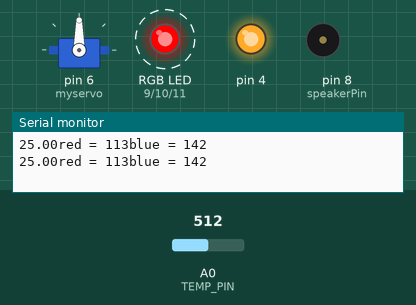
Simulated run of this sketch. Board: Arduino Uno, built with avr-gcc and run on an emulated ATmega328P. Shown: servo, an RGB LED mixed from three pins (HIGH = lit), output pins drawn as LEDs (lit = HIGH), buzzer (waves = sounding), the last lines printed to the serial monitor. Dashed ring = blinking. The inputs (shaded band) are chosen by the test bench; at power-on: A0 (TEMP_PIN) = 512. Dim RGB values are drawn brighter than linear.

Above: at 1.7 s.
1.8 s: A0 (TEMP_PIN) set to 716
At 2.1 s:
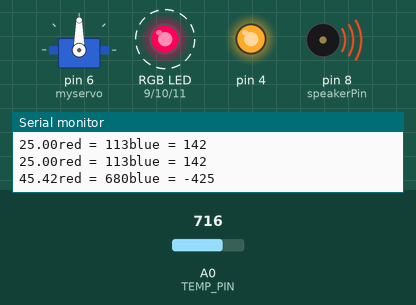
5.3 s: A0 (TEMP_PIN) set to 900
8.8 s: A0 (TEMP_PIN) set to 1023
12.3 s: A0 (TEMP_PIN) set to 511
At 12.97 s:
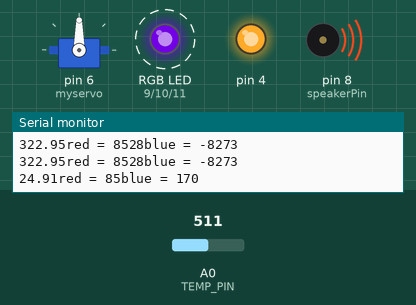
Timing chart, 0 to 17.3 s (numbered marks = the images above; inputs shaded):
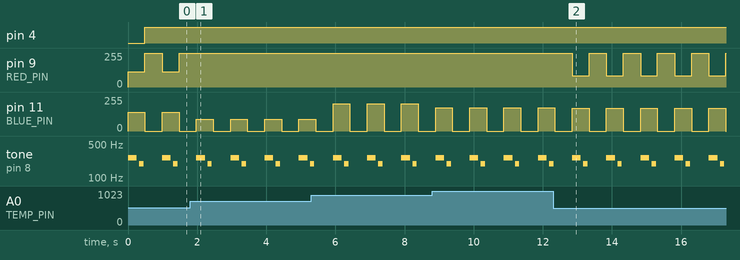

Measured:
- after the input at 1.8 s, pin 9 (RED_PIN): stops changing and stays 255/255
- after the input at 12.3 s, pin 9 (RED_PIN): alternates 255/255 for 0.50 s and 85/255 for 0.49 s, starting after 0.55 s
- by itself, pin 9 (RED_PIN): alternates 255/255 for 0.50 s and 113/255 for 0.49 s
- by itself, pin 11 (BLUE_PIN): alternates 170/255 for 0.49 s and 0/255 for 0.50 s
- by itself, tone on pin 8 (speakerPin): repeats every 0.99 s: 262 Hz 0.25 s, silent 0.08 s, 196 Hz 0.13 s, silent 0.54 s

The sketch:

temp_light_speaker_FINAL.ino
```cpp
/* This program sounds an alarm, flashes the RGB LED red, and spins the roatitonal motor when the thermister reads a temperature over 24 degrees or under 20 degrees C.
This code was primarily taken from Arduino examples and modified for our project.
By Matty and Sarah */

 //assigns inputs to their appropriate ports
#define TEMP_PIN A0
#define RED_PIN 9
#define GREEN_PIN 10
#define BLUE_PIN 11
#define speakerPin 8
#define LoveMyFans 6

//outlines the pitch of the notes played by speaker
#include "pitches.h"
int melody[] = {
  NOTE_C4, NOTE_G3
};

// note durations: 4 = quarter note, 8 = eighth note, etc.:
int noteDurations[] = {
  4, 8
};

int adc = 0;
int blue = 0, red = 0;
double temp = 0;
double ReadThermistor(int adc) {

  double resistance = ((1024.0/adc) - 1);    //calculate from voltage divider, for 10k resistor
  double Temp = log(resistance);

  // calculate the temperature, in K, using 4 thermistor model/material specific parameters A, B, C, D
  // here we use the values for the Sparkfun/Hactronics version of the Vishay 10k NTC thermistor
  Temp = 1 / (0.003354016 + 0.0002569850 * Temp + 0.000002620131 * Temp * Temp + 0.00000006383091 * Temp * Temp * Temp);
  Temp = Temp - 273.15;            // Convert Kelvin to Celsius
  return Temp;
}

//diffirentiates the red and blue lights
void setLED(int blue, int red){
  analogWrite(BLUE_PIN, blue);
  analogWrite(RED_PIN, red);
}

//this library allows motor rotation
#include <Servo.h>
Servo myservo;  // create servo object to control a servo
// twelve servo objects can be created on most boards
int pos = 0;    // variable to store the servo position

//defines the inputs and outputs from our machine to the environment
void setup(){
  Serial.begin(9600);
  pinMode(BLUE_PIN, OUTPUT);
  pinMode(RED_PIN, OUTPUT);
  pinMode(GREEN_PIN, OUTPUT);
  pinMode(TEMP_PIN, INPUT);
  pinMode(4,OUTPUT);
  pinMode(speakerPin, OUTPUT);
  myservo.attach(6);

}

//the main loop that ensures the alarm will blink, sound, and the motor will spin
void loop(){
adc = analogRead(TEMP_PIN);
  temp = ReadThermistor(adc);
  Serial.print(temp);
    red = map(temp, 21, 30, 0, 255);
  blue = 255 - red;

  Serial.print("red = ");Serial.print(red);
  Serial.print("blue = ");Serial.println(blue);
  setLED(blue, red);

 //defines the tmeperature range at which the alarm does not play
   if (temp > 24 || temp < 20) {

    //audio alarm
  for (int thisNote = 0; thisNote < 2; thisNote++) {

    // to calculate the note duration, take one second divided by the note type.
    //e.g. quarter note = 1000 / 4, eighth note = 1000/8, etc.
    int noteDuration = 1000 / noteDurations[thisNote];
    tone(speakerPin, melody[thisNote], noteDuration);

    // to distinguish the notes, set a minimum time between them.
    // the note's duration + 30% seems to work well:
    int pauseBetweenNotes = noteDuration * 1.30;
    delay(pauseBetweenNotes);
    // stop the tone playing:
    noTone(speakerPin);
}

//turns the motor on when HIGH and off when LOW at temperature previously set
  digitalWrite(4,HIGH);
  setLED(0, 255);
delay(500);
   }
else {
    digitalWrite(4,LOW);

}
}
```
